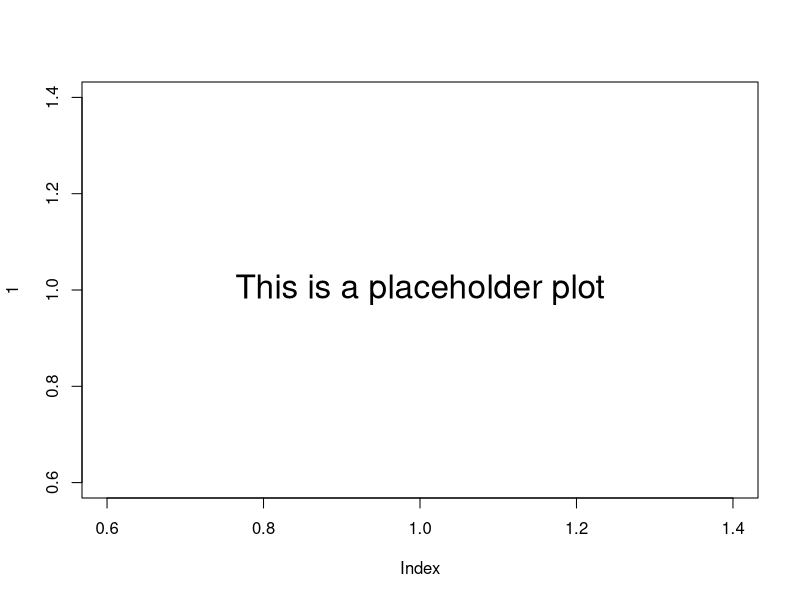

Generate this figure with R: (Note: this script raises an error after producing the figure.)
## ---- chunk 1
#output: rmarkdown::github_document
library(knitr)
library(svglite)
## ---- chunk 2
Sys.time()
## ---- chunk 3
dir.create('plots',showWarnings = FALSE)
#create placeholder
svg('plots/tmp.svg');plot(1,type='n');text(1,1,"This is a placeholder plot",cex=2);dev.off()
include_graphics("plots/tmp.svg")

## ---- chunk 4
plot(1)
